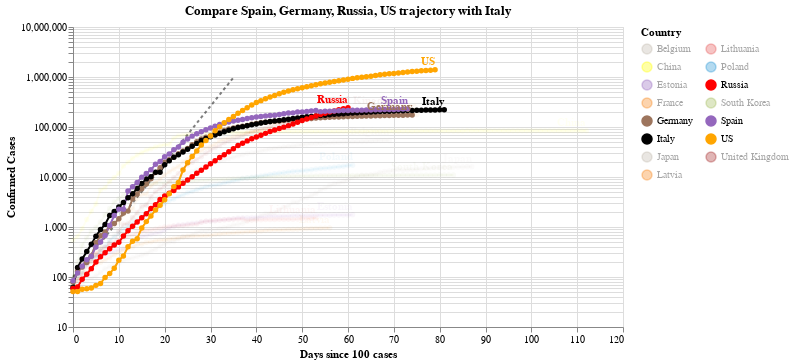

The code cell stored with this chart in its notebook:
### Code cell
#hide_input
chart2 = make_since_chart(dff2, ['Spain', 'Germany','Russia', 'US'], baseline_countries)
chart2

### Figure 1 — Vega-Lite specification as saved in the notebook (floating-point values rounded to 4 significant figures; data arrays with more than 128 entries replaced by an {"elided": "..."} marker saying what was removed)
{"config": {"view": {"continuousWidth": 400, "continuousHeight": 300}}, "layer": [{"data": {"name": "data-628230001892d6798b50651be41d1b3e"}, "mark": {"type": "line", "color": "black", "opacity": 0.5, "strokeDash": [3, 3]}, "encoding": {"x": {"type": "quantitative", "field": "Days since 100 cases"}, "y": {"type": "quantitative", "field": "Confirmed Cases"}}}, {"data": {"name": "data-6171de0d93708d73113c0e2b4084642c"}, "mark": {"type": "line", "point": true}, "encoding": {"color": {"type": "nominal", "field": "Country", "legend": {"columns": 2}, "scale": {"domain": ["Belgium", "China", "Estonia", "France", "Germany", "Italy", "Japan", "Latvia", "Lithuania", "Poland", "Russia", "South Korea", "Spain", "US", "United Kingdom"], "range": ["#C1B7AD", "yellow", "#9467bd", "#F58518", "#9D755D", "black", "#C1B7AD", "#F58518", "#E45756", "#2495D3", "red", "#A1BA59", "#9467bd", "orange", "brown"]}}, "opacity": {"condition": {"value": 1, "selection": "selector003"}, "value": 0.05}, "tooltip": [{"type": "nominal", "field": "Country"}, {"type": "temporal", "field": "Date"}, {"type": "quantitative", "field": "Confirmed Cases"}, {"type": "quantitative", "field": "Days since 100 cases"}], "x": {"type": "quantitative", "field": "Days since 100 cases"}, "y": {"type": "quantitative", "field": "Confirmed Cases", "scale": {"type": "log"}}}, "selection": {"selector003": {"type": "multi", "fields": ["Country"], "bind": "legend", "init": [{"Country": "Spain"}, {"Country": "Germany"}, {"Country": "Russia"}, {"Country": "US"}, {"Country": "Italy"}]}}, "width": 550}, {"data": {"name": "data-6171de0d93708d73113c0e2b4084642c"}, "mark": {"type": "text", "align": "right", "dy": -8, "fontWeight": "bold"}, "encoding": {"color": {"type": "nominal", "field": "Country", "legend": {"columns": 2}, "scale": {"domain": ["Belgium", "China", "Estonia", "France", "Germany", "Italy", "Japan", "Latvia", "Lithuania", "Poland", "Russia", "South Korea", "Spain", "US", "United Kingdom"], "range": ["#C1B7AD", "yellow", "#9467bd", "#F58518", "#9D755D", "black", "#C1B7AD", "#F58518", "#E45756", "#2495D3", "red", "#A1BA59", "#9467bd", "orange", "brown"]}}, "opacity": {"condition": {"value": 1, "selection": "selector003"}, "value": 0.05}, "text": {"type": "nominal", "field": "Country"}, "tooltip": [{"type": "nominal", "field": "Country"}, {"type": "temporal", "field": "Date"}, {"type": "quantitative", "field": "Confirmed Cases"}, {"type": "quantitative", "field": "Days since 100 cases"}], "x": {"type": "quantitative", "field": "Days since 100 cases"}, "y": {"type": "quantitative", "field": "Confirmed Cases", "scale": {"type": "log"}}}, "transform": [{"filter": "(datum['Date'] >= 1589328000000)"}], "width": 550}], "title": "Compare Spain, Germany, Russia, US trajectory with Italy", "$schema": "https://vega.github.io/schema/vega-lite/v4.0.2.json", "datasets": {"data-628230001892d6798b50651be41d1b3e": [{"Days since 100 cases": 0, "Confirmed Cases": 100.0}, {"Days since 100 cases": 1, "Confirmed Cases": 130.0}, {"Days since 100 cases": 2, "Confirmed Cases": 169.0}, {"Days since 100 cases": 3, "Confirmed Cases": 219.7}, {"Days since 100 cases": 4, "Confirmed Cases": 285.6}, {"Days since 100 cases": 5, "Confirmed Cases": 371.3}, {"Days since 100 cases": 6, "Confirmed Cases": 482.7}, {"Days since 100 cases": 7, "Confirmed Cases": 627.5}, {"Days since 100 cases": 8, "Confirmed Cases": 815.7}, {"Days since 100 cases": 9, "Confirmed Cases": 1060.0}, {"Days since 100 cases": 10, "Confirmed Cases": 1379.0}, {"Days since 100 cases": 11, "Confirmed Cases": 1792.0}, {"Days since 100 cases": 12, "Confirmed Cases": 2330.0}, {"Days since 100 cases": 13, "Confirmed Cases": 3029.0}, {"Days since 100 cases": 14, "Confirmed Cases": 3937.0}, {"Days since 100 cases": 15, "Confirmed Cases": 5119.0}, {"Days since 100 cases": 16, "Confirmed Cases": 6654.0}, {"Days since 100 cases": 17, "Confirmed Cases": 8650.0}, {"Days since 100 cases": 18, "Confirmed Cases": 11250.0}, {"Days since 100 cases": 19, "Confirmed Cases": 14620.0}, {"Days since 100 cases": 20, "Confirmed Cases": 19000.0}, {"Days since 100 cases": 21, "Confirmed Cases": 24710.0}, {"Days since 100 cases": 22, "Confirmed Cases": 32120.0}, {"Days since 100 cases": 23, "Confirmed Cases": 41750.0}, {"Days since 100 cases": 24, "Confirmed Cases": 54280.0}, {"Days since 100 cases": 25, "Confirmed Cases": 70560.0}, {"Days since 100 cases": 26, "Confirmed Cases": 91730.0}, {"Days since 100 cases": 27, "Confirmed Cases": 119300.0}, {"Days since 100 cases": 28, "Confirmed Cases": 155000.0}, {"Days since 100 cases": 29, "Confirmed Cases": 201500.0}, {"Days since 100 cases": 30, "Confirmed Cases": 262000.0}, {"Days since 100 cases": 31, "Confirmed Cases": 340600.0}, {"Days since 100 cases": 32, "Confirmed Cases": 442800.0}, {"Days since 100 cases": 33, "Confirmed Cases": 575600.0}, {"Days since 100 cases": 34, "Confirmed Cases": 748300.0}, {"Days since 100 cases": 35, "Confirmed Cases": 972800.0}], "data-6171de0d93708d73113c0e2b4084642c": {"elided": "1110 records"}}}
